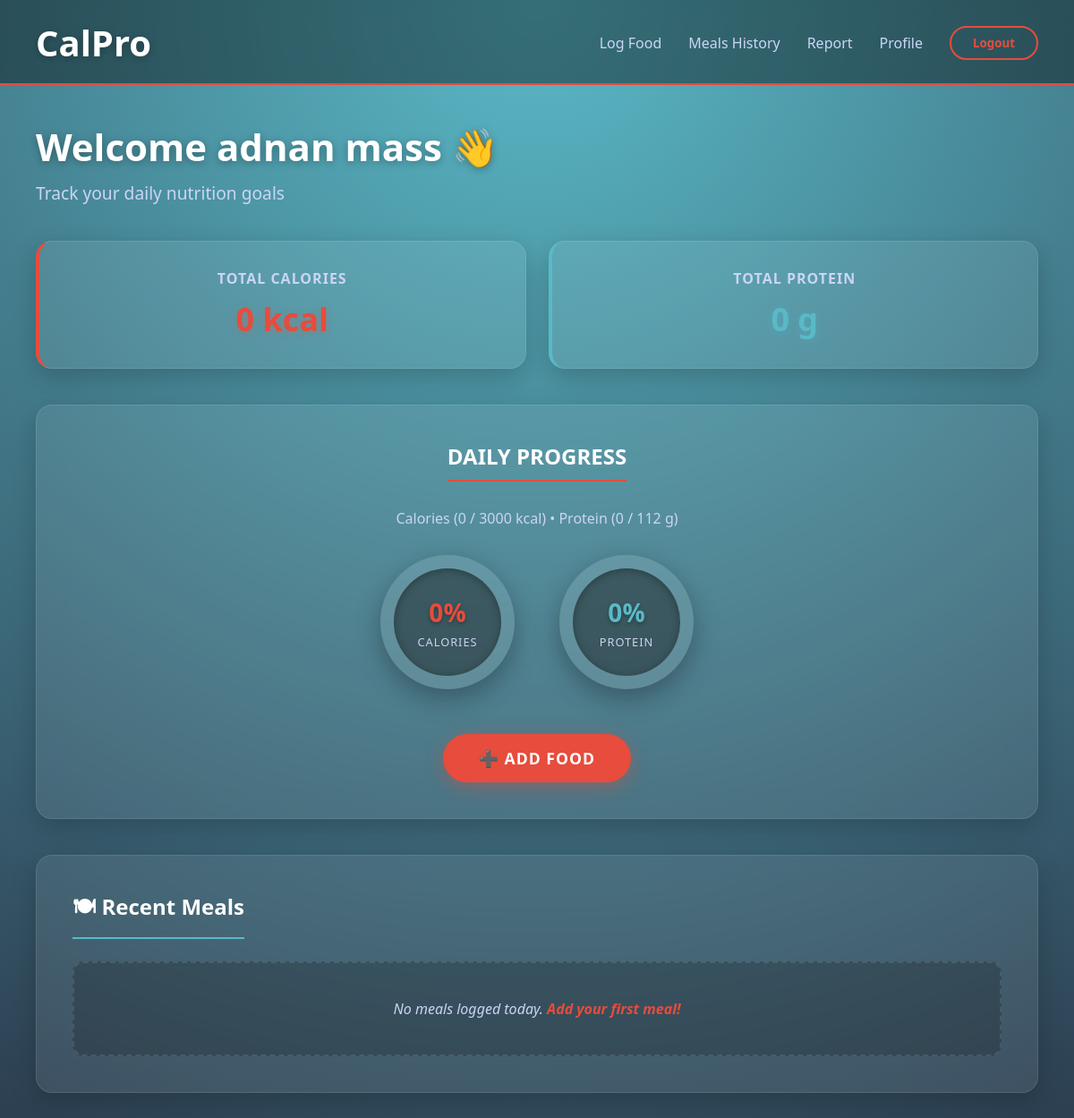
/home/ (signed in), run on the app's committed database.
### tracker/models.py (models this page shows)
class User(models.Model):
    username=models.CharField(max_length=50,null=True,blank=True)
    email=models.EmailField(null=True,blank=True)
    password=models.CharField(max_length=15,null=True,blank=True)
    calorie_goal=models.IntegerField(null=True,blank=True)
    protein_goal=models.IntegerField(null=True,blank=True)
    image=models.ImageField(upload_to="profile_image/",null=True,blank=True)

### tracker/views.py (the view)
# urls.py: 2. Add a URL to urlpatterns:  path('', views.home, name='home')
def home(request):
    email = request.session.get('email')
    if not email:
        return redirect('login')
    user = User.objects.filter(email=email).first()
    if not user:
        return redirect('login')  # safety check
    today = now().date()
    mealstoday = MealLog.objects.filter(
        user=user,   # ✅ use user from session, not request.user
        date=today
    ).order_by('-date')[:2]
    meals = MealLog.objects.filter(
        user=user,   # ✅ use user from session, not request.user
        date=today
    ).order_by('-date')
    total_calories = sum(meal.total_calories for meal in meals)
    total_protein = sum(meal.total_protein for meal in meals)
    calorie_percent = (
        min(100, int((total_calories / user.calorie_goal) * 100))
        if user.calorie_goal else 0
    )
    protein_percent = (
        min(100, int((total_protein / user.protein_goal) * 100))
        if user.protein_goal else 0
    )
    return render(request, 'home.html', {
        "user": user,
        "calorie_percent": calorie_percent,
        "protein_percent": protein_percent,
        "meals": meals,
        "mealstoday": mealstoday,
        "total_calories": total_calories,
        "total_protein": total_protein,
    })

### tracker/templates/home.html (shortened to what this page needs)
<!DOCTYPE html>
<html lang="en">
<head>
</head>
<body>
    <nav class="navbar">
        <div class="logo">CalPro</div>
        <div class="nav-links">
            {% if calorie_percent < 100 or protein_percent < 100 %}
    <a href="{% url 'add_food' %}">Log Food</a>
{% endif %}
            <a href="{% url 'meals' %}">Meals History</a>
            <a href="{% url 'report' %}">Report</a>
            <a href="/profile/">Profile</a>
            <a href="/logout/"><button class="signup">Logout</button></a>
        </div>
    </nav>
    <div class="dashboard">
        <h1>Welcome {{ user.username }} 👋</h1>
        <p class="subtitle">Track your daily nutrition goals</p>
        <div class="cards">
            <div class="card-calories">
                <h3>Total Calories</h3>
                <p>{{ total_calories }} kcal</p>
            </div>
            <div class="card-protien">
                <h3>Total Protein</h3>
                <p>{{ total_protein }} g</p>
            </div>
        </div>
        <div class="progress-section">
            <h2>DAILY PROGRESS</h2>
            <div class="progress-item">
                <span>Calories ({{ total_calories }} / {{ user.calorie_goal }} kcal) • Protein ({{ total_protein }} / {{ user.protein_goal }} g)</span>
                <div class="progress-wrapper">
                    <div class="progress-circle" style="--percent: {{ calorie_percent|default:0 }}; --color:#E74C3C;">
                        <div class="progress-inner">
                            <span>{{ calorie_percent|default:0 }}%</span>
                            <small>Calories</small>
                        </div>
                    </div>
                    <div class="progress-circle" style="--percent: {{ protein_percent|default:0 }}; --color:#5ab9c7;">
                        <div class="progress-inner">
                            <span>{{ protein_percent|default:0 }}%</span>
                            <small>Protein</small>
                        </div>
                    </div>
                </div>
            {% if calorie_percent < 100 or protein_percent < 100 %}
    <a href="{% url 'add_food' %}">
        <button class="addfoodbtn">➕ Add Food</button>
    </a>
{% else %}
    <p style="margin-top: 25px; color: #5ab9c7; font-weight: 600;">
        🎉 Daily goals completed!
    </p>
{% endif %}
            </div>
        </div>
        <div class="meal-section">
            <h3>🍽 Recent Meals</h3>
            {% if mealstoday %}
                <div class="recent-meal-list">
                    {% for meal in mealstoday %}
                        <div class="recent-meal-card">
                            <div class="meal-info">
                                <h4>{{ meal.get_food_name }}</h4>
                                <span>Qty: {{ meal.quantity }}</span>
                            </div>
                            <div class="meal-macros">
                                <span class="cal">{{ meal.total_calories }} kcal</span>
                                <span class="pro">{{ meal.total_protein }} g</span>
                            </div>
                        </div>
                    {% endfor %}
                </div>
                <div class="view-all">
                    <a href="{% url 'meals' %}">View all meals →</a>
                </div>
            {% else %}
                <p class="no-meals">No meals logged today. <a href="{% url 'add_food' %}" style="color: #E74C3C; text-decoration: none; font-weight: 600;">Add your first meal!</a></p>
            {% endif %}
        </div>
    </div>
</body>
</html>

### data on the page
User: username "adnan mass", calorie_goal "3000", protein_goal "112"

### other printed values
{{ total_protein }} "0"
{{ total_calories }} "0"
{{ calorie_percent|default:0 }} "0"
{{ protein_percent|default:0 }} "0"
